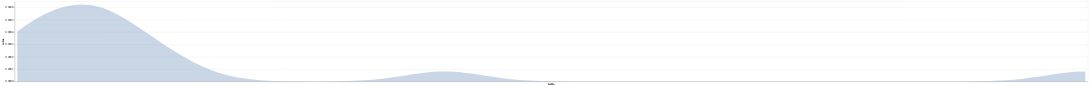

The notebook cell saved with this chart:
### Code cell
alt.Chart(test).transform_density(
    density='value', 
    as_=['hello', 'value']
    ).mark_area(fillOpacity=0.3).encode(
    alt.X('hello:N', axis=alt.Axis(values=list(range(15,85,5)))), 
    alt.Y('value:Q'))

### Figure 1 — Vega-Lite specification as saved in the notebook (floating-point values rounded to 4 significant figures)
{"config": {"view": {"continuousWidth": 400, "continuousHeight": 300}}, "data": {"name": "data-c840abb6ef402818982d8ef37b7bbbfe"}, "mark": {"type": "area", "fillOpacity": 0.3}, "encoding": {"x": {"type": "nominal", "axis": {"values": [15, 20, 25, 30, 35, 40, 45, 50, 55, 60, 65, 70, 75, 80]}, "field": "hello"}, "y": {"type": "quantitative", "field": "value"}}, "transform": [{"density": "value", "as": ["hello", "value"]}], "$schema": "https://vega.github.io/schema/vega-lite/v4.0.2.json", "datasets": {"data-c840abb6ef402818982d8ef37b7bbbfe": [{"hello": "15 to 19 years", "value": 4080.0}, {"hello": "20 to 24 years", "value": 9530.0}, {"hello": "25 to 29 years", "value": 1817.0}, {"hello": "30 to 34 years", "value": 1132.0}, {"hello": "35 to 39 years", "value": 1042.0}, {"hello": "40 to 44 years", "value": 893.0}, {"hello": "45 to 49 years", "value": 983.0}, {"hello": "50 to 54 years", "value": 1519.0}, {"hello": "55 to 59 years", "value": 1459.0}, {"hello": "60 to 64 years", "value": 1281.0}, {"hello": "65 to 69 years", "value": 1042.0}, {"hello": "70 to 74 years", "value": 655.0}, {"hello": "75 to 79 years", "value": 506.0}, {"hello": "80 to 84 years", "value": 506.0}, {"hello": "85 years and over", "value": 447.0}]}}
